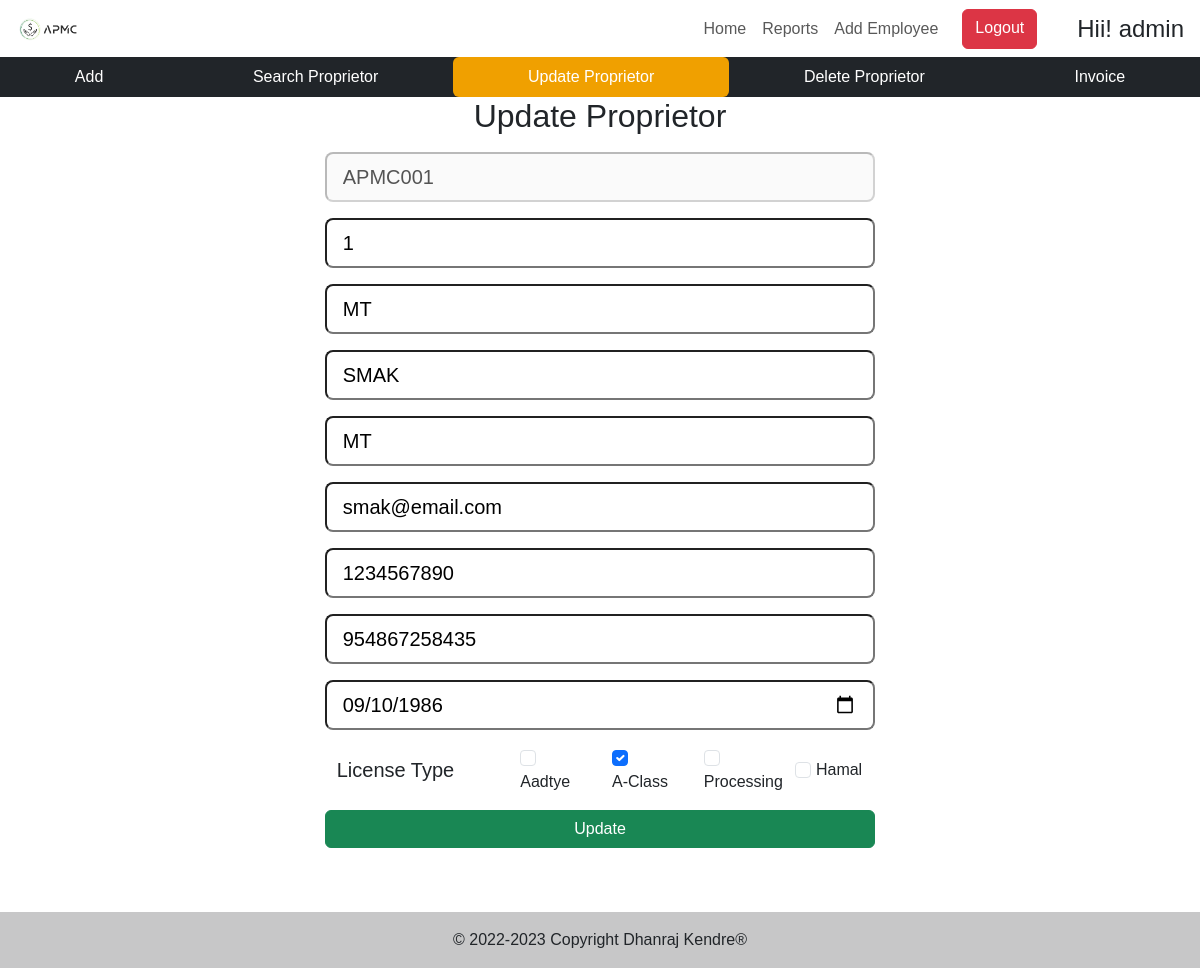
The page /updateproprietor/1 (signed in) on the database its author committed.
### ACC/models.py (models this page shows, shortened)
class Proprietor(models.Model):
    PropID = models.CharField(max_length=10)
    PlotNumber = models.CharField(max_length = 5,null=True)
    PlotOwner = models.CharField(max_length=100,null=True)
    LicenseHolder = models.CharField(max_length = 100)
    ShopName = models.CharField(max_length=100,null=True)
    EmailID = models.EmailField(max_length=100)
    PhoneNumber = models.CharField(max_length=10)
    AadharNumber = models.IntegerField()
    DateOfBirth=models.CharField(max_length=10)
    Aadtye=models.BooleanField()
    AClass=models.BooleanField()
    Processing=models.BooleanField()
    Hamal=models.BooleanField()
    RecordedBy = models.CharField(max_length=25)

### ACC/views.py (the view)
# urls.py: path('updateproprietor/<int:i_id>',views.updateproprietor,name="updprop"),
@login_required(login_url='/login')
def updateproprietor(request, i_id):
    i = get_object_or_404(Proprietor, pk=i_id)
    csuser = str(request.user)
    try:
        if request.method == "POST":
            i.PlotNumber = request.POST.get('upplotnumber')
            i.PlotOwner = request.POST.get('upplotowner')
            i.LicenseHolder = request.POST.get('uplicenseholder')
            i.ShopName = request.POST.get('upshopname')
            i.EmailID = request.POST.get('upemailid')
            i.PhoneNumber = request.POST.get('upphonenumber')
            if request.POST.get('upaadharnumber')=="":
                i.AadharNumber = 000000000000
            else:
                i.AadharNumber = int(request.POST.get('upaadharnumber'))
            i.DateOfBirth = request.POST.get('dateofbirth')
            i.Aadtye = bool(request.POST.get('upaadtye', ""))
            i.AClass = bool(request.POST.get('upaclass', ""))
            i.Processing = bool(request.POST.get('upprocessing', ""))
            i.Hamal = bool(request.POST.get('uphamal', ""))
            i.RecordedBy = csuser
            i.save()
            messages.success(request, 'Proprietor Record Updated Sucessfully!')
    except Exception as e:
        messages.error(request, e)
    return render(request, 'html/updateproprietor.html', {'i': i})

### templates/html/updateproprietor.html (shortened to what this page needs)
{% extends 'base.html' %}
{% load static %}
{% block bodycontent %}
<div class="container-fluid d-flex justify-content-center">
    {% if i %}
    <form action="/updateproprietor/{{i.id}}" method="POST" class="">
        <h2 class="text-center text-dark mb-3">Update Proprietor</h2>
        <div class="row align-items-center mb-3">
            <input type="text" name="upproprietorid" id="upproprietorid" placeholder="ProprietorID"
                class="form-control-lg w-100" value={{i.PropID}} disabled>
        </div>
        <div class="row align-items-center mb-3">
            <input type="text" name="upplotnumber" id="upplotnumber" placeholder="Enter Plot Number"
                class="form-control-lg w-100" value={{i.PlotNumber}}>
        </div>
        <div class="row align-items-center mb-3">
            <input type="text" name="upplotowner" id="upplotowner" placeholder="Enter Plot Owner's Name"
                class="form-control-lg w-100" value={{i.PlotOwner}}>
        </div>
        <div class="row align-items-center mb-3">
            <input type="text" name="uplicenseholder" id="uplicenseholder" placeholder="Enter License Holder's Name"
                class="form-control-lg w-100" value={{i.LicenseHolder}}>
        </div>
        <div class="row align-items-center mb-3">
            <input type="text" name="upshopname" id="upshopname" placeholder="Enter Shop's Name"
                class="form-control-lg w-100" value={{i.ShopName}}>
        </div>
        <div class="row align-items-center mb-3">
            <input type="email" name="upemailid" id="upemailid" placeholder="Enter Shop's Name"
                class="form-control-lg w-100" value={{i.EmailID}}>
        </div>
        <div class="row align-items-center mb-3">
            <input type="text" name="upphonenumber" id="upphonenumber" placeholder="Enter Shop's Name"
                class="form-control-lg w-100" value={{i.PhoneNumber}}>
        </div>
        <div class="row align-items-center mb-3">
            <input type="text" name="upaadharnumber" id="upaadharnumber" placeholder="Enter Aadhar Number"
                class="form-control-lg w-100" value={{i.AadharNumber}}>
        </div>
        <div class="row align-items-center mb-3">
            <input type="date" name="dateofbirth" id="dateofbirth" placeholder="Enter Date Of Birth"
                class="form-control-lg w-100" value={{i.DateOfBirth}}>
        </div>
        <div class="row align-items-center mb-3">
            <div class="col-md-4">
                <label for="uplicensetype" class="col-form-label-lg">License Type</label>
            </div>
            <div class="col-md-2">
                <input type="checkbox" name="upaadtye" id="upaadtye" class="form-check-input" {% if i.Aadtye == 1 %} checked {% endif %}>
                <label for="upaadtye" class="form-check-label">Aadtye</label>
            </div>
            <div class="col-md-2">
                <input type="checkbox" name="upaclass" id="upaclass" class="form-check-input" {% if i.AClass == 1 %} checked {% endif %}>
                <label for="upaclass" class="form-check-label">A-Class</label>
            </div>
            <div class="col-md-2">
                <input type="checkbox" name="upprocessing" id="upprocessing" class="form-check-input" {% if i.Processing == 1 %} checked {% endif %}>
                <label for="upprocessing" class="form-check-label">Processing</label>
            </div>
            <div class="col-md-2">
                <input type="checkbox" name="uphamal" id="uphamal" class="form-check-input" {% if i.Hamal == 1 %} checked {% endif %}>
                <label for="uphamal" class="form-check-label">Hamal</label>
            </div>
        </div>
        <div class="row text-center mb-3">
            <button class="btn btn-success" type="submit">
                Update
            </button>
        </div>
    </form>
    {% endif %}
</div>
{% endblock bodycontent %}

### templates/base.html (shortened to what this page needs)
{% load static %}
<!DOCTYPE html>
<html lang="en">
<head>
  <link rel="stylesheet" href="{% static 'css/base.css' %}">
  <link href="https://cdn.jsdelivr.net/npm/bootstrap@5.3.0-alpha1/dist/css/bootstrap.min.css" rel="stylesheet" />
  <link rel="stylesheet" href="https://cdn.jsdelivr.net/npm/bootstrap-icons@1.10.4/font/bootstrap-icons.css" />
</head>
<body>
  <nav class="navbar navbar-expand-lg bg-white navbar-light sticky-top px-3 d-flex justify-content-evenly">
    <a href="/" class="navbar-brand">
      <img src="{% static 'images/logo/logo.png' %}" alt="APMC" class="" width="10%" title="APMC" />
    </a>
    <div id="navbarCollapse" class="collapse navbar-collapse align-items-center">
      <div class="navbar-nav mx-auto bg-white rounded pe-4 py-3 py-lg-0 text-dark">
        <a href="/" class="nav-item nav-link">Home</a>
        {% if user.is_staff %}
        <a href="/reports" class="nav-item nav-link">Reports</a>
        <a href="/signup" class="nav-item nav-link">Add&nbsp;Employee</a>
        {% endif %}
        <a href="/logout" class="btn btn-danger mx-3">Logout</a>
      </div>
    </div>
    <div class="fs-4 text-dark" style="margin-left: 0%;">
      Hii!&nbsp;{{request.user}}
    </div>
  </nav>
  <div class="bg-dark" id="navpills">
    <ul class="nav nav-pills nav-fill">
      <li class="nav-item">
        <a class="nav-link text-white text-decoration-none" aria-current="page" href="/addproprietor">Add</a>
      </li>
      <li class="nav-item">
        <a class="nav-link text-white text-decoration-none" href="/searchproprietor">Search Proprietor</a>
      </li>
      <li class="nav-item">
        <a class="nav-link text-white text-decoration-none" href="/updateproprietor">Update Proprietor</a>
      </li>
      <li class="nav-item">
        <a class="nav-link text-white text-decoration-none" href="/deleteproprietor">Delete Proprietor</a>
      </li>
      <li class="nav-item">
        <a class="nav-link text-white text-decoration-none" href="/createinvoice">Invoice</a>
      </li>
    </ul>
  </div>
{% block bodycontent %}{% endblock bodycontent %}
  <footer class="bg-light text-center mt-5">
    <div class="text-center p-3" style="background-color: rgba(0, 0, 0, 0.2)">
      &copy; 2022-2023 Copyright
      <a class="text-dark text-decoration-none" href="#">Dhanraj Kendre&reg;</a>
    </div>
  </footer>
</body>
</html>

### static/css/base.css (style rules this page uses)
* { font-family: 'Tahoma', sans-serif; }

### templates/base.html (style rules this page uses)
.active { background-color: #f0a000 !important; }

### rows shown on the page
Proprietor: upproprietorid "APMC001", upplotnumber "1", upplotowner "MT", uplicenseholder "SMAK", upshopname "MT", upemailid "smak@email.com", upphonenumber "1234567890", upaadharnumber "954867258435", dateofbirth "09/10/1986", AClass "☑"

### other values the page prints
{{ request.user }} "admin"
